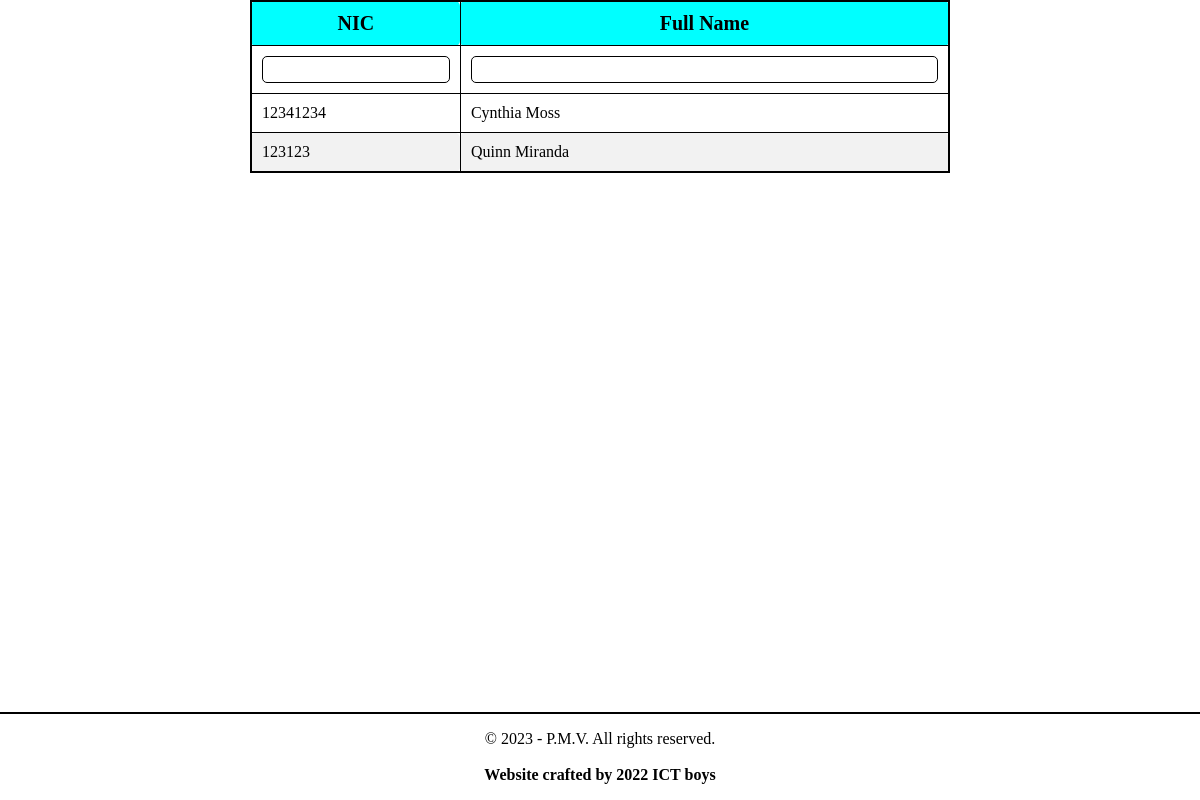
Screenshot of /teachers/ with the database file from the repository.
### TeacherInfoHandler/models.py (models this page shows, shortened)
class TeacherInfo(models.Model):
    full_name = models.CharField(max_length=255)
    name_with_initials = models.CharField(max_length=255)
    date_of_birth = models.DateField()
    nic = models.CharField(max_length=15)
    password = models.CharField(max_length=20, default="0")
    gender = models.CharField(max_length=1)
    position = models.CharField(max_length=256)
    post = models.TextField()
    qr_key = models.TextField()
    special_notes = models.TextField()
    teacher_grade = models.CharField(max_length=50)
    address = models.TextField()
    contact_number = models.CharField(max_length=12)
    enrolled_date = models.DateField(auto_now=False)
    started_date = models.DateField(auto_now=False)
    class_info = models.ForeignKey('EDUInfoHandler.ClassInfo', on_delete=models.DO_NOTHING)
    subjects = models.CharField(max_length=50)

### TeacherInfoHandler/views.py (the view)
# urls.py: path("", TeacherListView.as_view(), name="TeacherListView"),
class TeacherListView(View):
    def get(self, request):
        log_file('Requested Teacher List')
        data = request.GET
        filter_kwargs = {}
        try:
            filter_kwargs['full_name__contains'] = data['name']
        except:
            pass
        try:
            filter_kwargs['nic__contains'] = data['nic']
        except:
            pass
        teachers_filtered = TeacherInfo.objects.filter(**filter_kwargs)[:100]
        return_data = []
        for teacher in teachers_filtered:
            return_data.append({
                "nic" : teacher.nic,
                "teacher_name" : teacher.full_name,
            })
        if data.get('data'):
            log_file(f'Returnng JSON of {return_data}')
            return JsonResponse(return_data, safe=False)
        log_file(f'Returnng rendered {return_data}')
        return render(request, template_name="all_teachers_admin_pc.html", context={
            'teachers': return_data,
            })

### manage.py (called while the page is built)
def log_file(string):
    if settings.DEBUG:
        with open('log.txt', 'a') as f:
            f.write(f'[{datetime.now().strftime("%d/%m/%Y %H:%M:%S")}] {string} \n')

### TeacherInfoHandler/templates/all_teachers_admin_pc.html (shortened to what this page needs)
<!DOCTYPE html>
<html lang="en">
<head>
</head>
<body>
  <table class="my-table" border="1">
    <colgroup>
      <col span="1" style="width: 30%;">
      <col span="1" style="width: 70%;">
    </colgroup>
    <thead>
      <tr>
        <td><b>NIC</b></td>
        <td><b>Full Name</b></td>
      </tr>
    </thead>
    <tr>
      <td><input type="number" name="integerInput"  id="index_number"></td>
      <td><input type="text" name="charInput" id="student_name"></td>
    </tr>
    <tbody>
      {% for teacher in teachers %}
      <tr>
        <td>
          {{ teacher.nic }}
        </td>
        <td>
          <a href="/teachers/{{ teacher.nic }}">{{ teacher.teacher_name }}</a>
        </td>
      </tr>
      {% endfor %}
    </tbody>
  </table>
  <br>
  <footer>
    <p>&copy; 2023 - P.M.V. All rights reserved.<br><br><b>Website crafted by 2022 ICT boys</b></p>
  </footer>
</body>
</html>

### TeacherInfoHandler/templates/all_teachers_admin_pc.html (style rules this page uses)
body { margin: 0px; }
.my-table { border-collapse: collapse; width: 100%; max-width: 700px; margin: 0 auto; color: #000000; border: 2px solid black; }
table { margin: 10px; }
thead { background-color: aqua; text-align: center; font-size: 20px; }
.my-table td { padding: 10px; border: 1px solid #000000; border-radius: 5px; }
.my-table tr:nth-child(even) { background-color: #f2f2f2; }
.my-table input[type="number"], .my-table input[type="text"], .my-table select { padding: 5px; border-radius: 5px; border: 1px solid #000000; width: 100%; box-sizing: border-box; }
footer { position: absolute; bottom: 0px; margin-top: auto; background-color: #ffffff; width: 100%; text-align: center; border-top: 2px solid black; padding: 0px; }
a { text-decoration: none; color: #000000; }

### rows the page displays
TeacherInfo: nic "12341234", teacher_name "Cynthia Moss"
TeacherInfo: nic "123123", teacher_name "Quinn Miranda"
